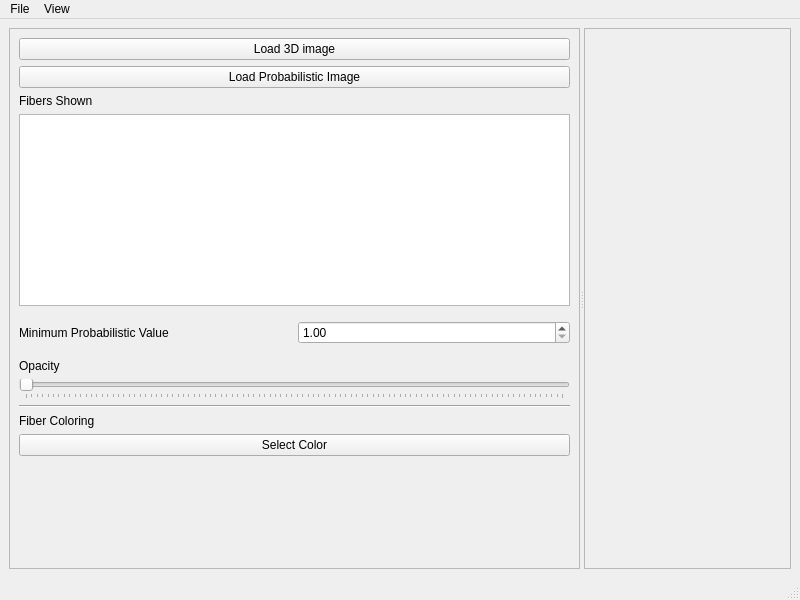
<?xml version="1.0" encoding="UTF-8"?>
<ui version="4.0">
 <class>MainWindow</class>
 <widget class="QMainWindow" name="MainWindow">
  <property name="geometry">
   <rect>
    <x>0</x>
    <y>0</y>
    <width>800</width>
    <height>600</height>
   </rect>
  </property>
  <property name="windowTitle">
   <string>MainWindow</string>
  </property>
  <widget class="QWidget" name="centralwidget">
   <layout class="QHBoxLayout" name="horizontalLayout">
    <item>
     <widget class="QSplitter" name="splitter">
      <property name="orientation">
       <enum>Qt::Horizontal</enum>
      </property>
      <widget class="QFrame" name="control_frame">
       <property name="frameShape">
        <enum>QFrame::StyledPanel</enum>
       </property>
       <property name="frameShadow">
        <enum>QFrame::Raised</enum>
       </property>
       <layout class="QVBoxLayout" name="verticalLayout">
        <item>
         <widget class="QPushButton" name="button_load_3D">
          <property name="text">
           <string>Load 3D image</string>
          </property>
         </widget>
        </item>
        <item>
         <widget class="QPushButton" name="button_load_proba">
          <property name="text">
           <string>Load Probabilistic Image</string>
          </property>
         </widget>
        </item>
        <item>
         <widget class="QLabel" name="label_4">
          <property name="text">
           <string>Fibers Shown</string>
          </property>
         </widget>
        </item>
        <item>
         <widget class="QTableView" name="table_fibers_select"/>
        </item>
        <item>
         <widget class="QFrame" name="frame">
          <property name="frameShape">
           <enum>QFrame::NoFrame</enum>
          </property>
          <property name="frameShadow">
           <enum>QFrame::Raised</enum>
          </property>
          <layout class="QHBoxLayout" name="horizontalLayout_2">
           <property name="leftMargin">
            <number>0</number>
           </property>
           <property name="rightMargin">
            <number>0</number>
           </property>
           <item>
            <widget class="QLabel" name="label_2">
             <property name="text">
              <string>Minimum Probabilistic Value</string>
             </property>
            </widget>
           </item>
           <item>
            <widget class="QDoubleSpinBox" name="value_min_proba">
             <property name="minimum">
              <double>1.000000000000000</double>
             </property>
             <property name="maximum">
              <double>1000000.000000000000000</double>
             </property>
             <property name="singleStep">
              <double>1000.000000000000000</double>
             </property>
            </widget>
           </item>
          </layout>
         </widget>
        </item>
        <item>
         <widget class="QLabel" name="label">
          <property name="text">
           <string>Opacity</string>
          </property>
         </widget>
        </item>
        <item>
         <widget class="QSlider" name="slider_opacity">
          <property name="orientation">
           <enum>Qt::Horizontal</enum>
          </property>
          <property name="tickPosition">
           <enum>QSlider::TicksBelow</enum>
          </property>
         </widget>
        </item>
        <item>
         <widget class="Line" name="line">
          <property name="orientation">
           <enum>Qt::Horizontal</enum>
          </property>
         </widget>
        </item>
        <item>
         <widget class="QLabel" name="label_3">
          <property name="text">
           <string>Fiber Coloring</string>
          </property>
         </widget>
        </item>
        <item>
         <widget class="QPushButton" name="button_select_color">
          <property name="text">
           <string>Select Color</string>
          </property>
         </widget>
        </item>
        <item>
         <spacer name="verticalSpacer">
          <property name="orientation">
           <enum>Qt::Vertical</enum>
          </property>
          <property name="sizeHint" stdset="0">
           <size>
            <width>20</width>
            <height>40</height>
           </size>
          </property>
         </spacer>
        </item>
       </layout>
      </widget>
      <widget class="QFrame" name="vtk_frame">
       <property name="frameShape">
        <enum>QFrame::StyledPanel</enum>
       </property>
       <property name="frameShadow">
        <enum>QFrame::Raised</enum>
       </property>
      </widget>
     </widget>
    </item>
   </layout>
  </widget>
  <widget class="QMenuBar" name="menubar">
   <property name="geometry">
    <rect>
     <x>0</x>
     <y>0</y>
     <width>800</width>
     <height>22</height>
    </rect>
   </property>
   <widget class="QMenu" name="menuFile">
    <property name="title">
     <string>File</string>
    </property>
    <addaction name="actionSave"/>
    <addaction name="actionSave_as"/>
    <addaction name="actionPrint"/>
    <addaction name="actionClose"/>
   </widget>
   <widget class="QMenu" name="menuView">
    <property name="title">
     <string>View</string>
    </property>
    <addaction name="actionOnly_3D"/>
    <addaction name="actionOnly_Probabilistic"/>
   </widget>
   <addaction name="menuFile"/>
   <addaction name="menuView"/>
  </widget>
  <widget class="QStatusBar" name="statusbar"/>
  <action name="actionLoad_3D">
   <property name="text">
    <string>Load 3D</string>
   </property>
  </action>
  <action name="actionLoad_Prob">
   <property name="text">
    <string>Load Prob</string>
   </property>
  </action>
  <action name="actionSave">
   <property name="text">
    <string>Save</string>
   </property>
  </action>
  <action name="actionSave_as">
   <property name="text">
    <string>Save as...</string>
   </property>
  </action>
  <action name="action3D_image">
   <property name="text">
    <string>3D image</string>
   </property>
  </action>
  <action name="actionProbabilistic">
   <property name="text">
    <string>Probabilistic</string>
   </property>
  </action>
  <action name="actionPrint">
   <property name="text">
    <string>Export Image</string>
   </property>
  </action>
  <action name="actionClose">
   <property name="text">
    <string>Close</string>
   </property>
  </action>
  <action name="actionConfigurations">
   <property name="text">
    <string>Configurations</string>
   </property>
  </action>
  <action name="actionOnly_3D">
   <property name="text">
    <string>Only 3D</string>
   </property>
  </action>
  <action name="actionOnly_Probabilistic">
   <property name="text">
    <string>Only Probabilistic</string>
   </property>
  </action>
  <action name="actionUndo">
   <property name="text">
    <string>Undo</string>
   </property>
  </action>
  <action name="actionRedo">
   <property name="text">
    <string>Redo</string>
   </property>
  </action>
  <action name="actionPreview">
   <property name="text">
    <string>Preview</string>
   </property>
  </action>
 </widget>
 <resources/>
 <connections/>
</ui>
